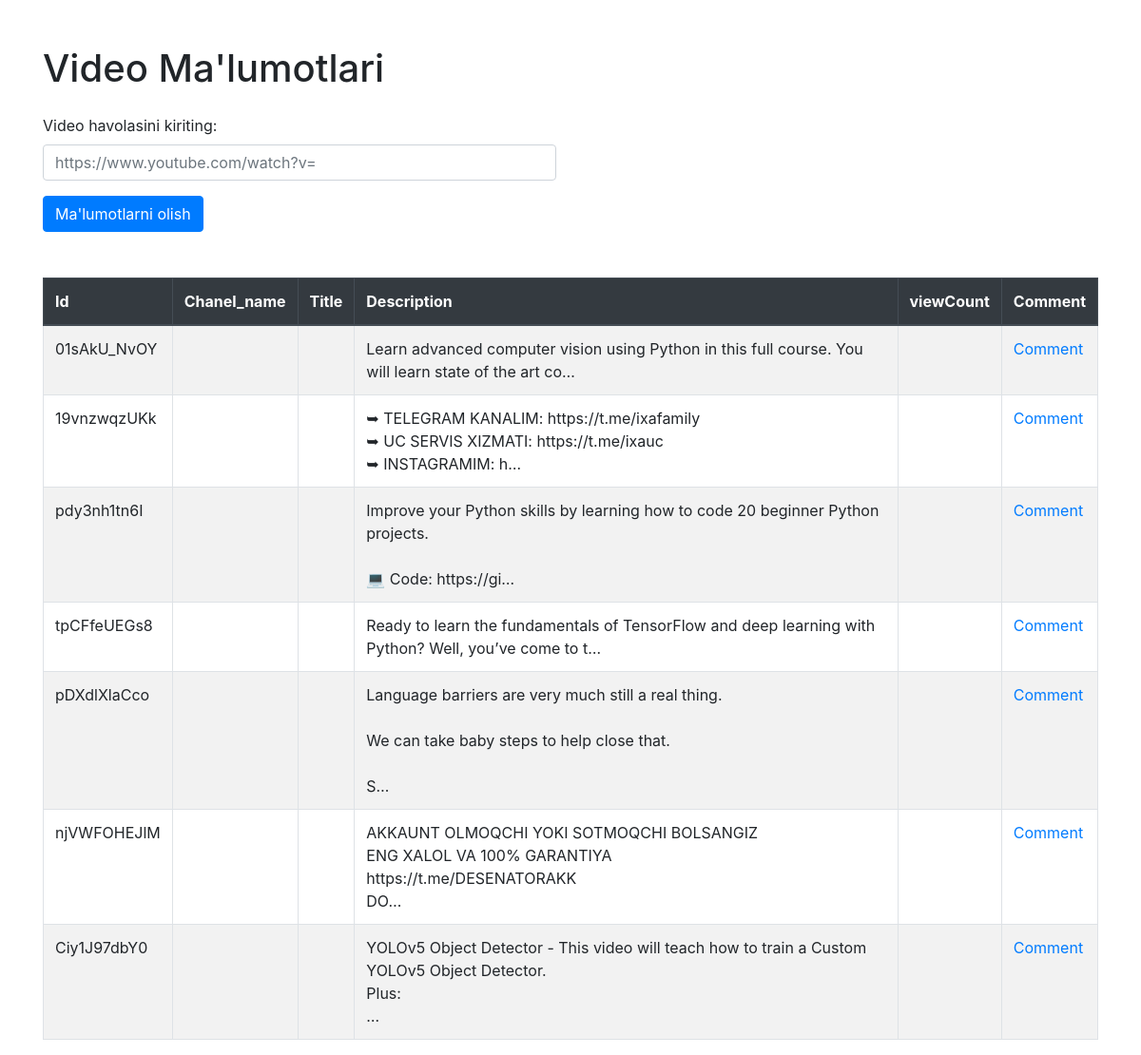
The page / on the database its author committed.
### youtube/models.py (models this page shows, shortened)
class YouTobeModel(models.Model):
    video_id = models.CharField(max_length=100, unique=True, db_index=True)
    channelTitle = models.CharField(max_length=1000)
    title = models.CharField(max_length=1000)
    viewCount = models.IntegerField()
    description = models.TextField()

### youtube/views.py (the view, shortened to what this page needs)
# urls.py: 2. Add a URL to urlpatterns:  path('', Home.as_view(), name='home')
def Home(request):
    data = YouTobeModel.objects.all()
    return render(request, 'home.html', {'data': data})

### youtube/templates/home.html (shortened to what this page needs)
<!DOCTYPE html>
<html lang="en">
<head>
    <link rel="stylesheet" href="https://stackpath.bootstrapcdn.com/bootstrap/4.5.0/css/bootstrap.min.css">
</head>
<body>
    <div class="container mt-5">
        <h1>Video Ma'lumotlari</h1>
        <div class="row mt-4">
            <div class="col-md-6">
                <form method="POST">
                    <div class="form-group">
                        <label for="videoLink">Video havolasini kiriting:</label>
                        <input type="text" name="videoLink" class="form-control" id="videoLink" placeholder="https://www.youtube.com/watch?v=">
                    </div>
                    <button type="submit" class="btn btn-primary">Ma'lumotlarni olish</button>
                </form>
            </div>
        </div>
        <br>
        <br>
        <table class="table table-striped table-bordered">
            <thead class="thead-dark">
              <tr>
                <th scope="col">Id</th>
                <th scope="col">Chanel_name</th>
                <th scope="col">Title</th>
                <th scope="col">Description</th>
                <th scope="col">viewCount</th>
                <th scope="col">Comment</th>
              </tr>
            </thead>
            {% if data %}
            <tbody>
              {% for item in data %}
              <tr>
                <td>{{ item.video_id }}</td>
                <td>{{ item.channel_title }}</td>
                <td>{{ item.video_title }}</td>
                <td>{{ item.description|truncatechars:100|linebreaksbr }}</td>
                <td>{{ item.view_count }}</td>
                <td>
                  <a href="{% url 'comment' pk=item.pk %}">Comment</a>
                </td>
              </tr>
              {% endfor %}
            </tbody>
            {% endif %}
          </table>
</body>
</html>

### rows shown on the page
YouTobeModel: video_id "01sAkU_NvOY", description "Learn advanced computer vision using Python in this full course. You will learn state of the art co…"
YouTobeModel: video_id "19vnzwqzUKk", description "➥ TELEGRAM KANALIM: https://t.me/ixafamily ➥ UC SERVIS XIZMATI: https://t.me/ixauc ➥ INSTAGRAMIM: h…"
YouTobeModel: video_id "pdy3nh1tn6I", description "Improve your Python skills by learning how to code 20 beginner Python projects. 💻 Code: https://gi…"
YouTobeModel: video_id "tpCFfeUEGs8", description "Ready to learn the fundamentals of TensorFlow and deep learning with Python? Well, you’ve come to t…"
YouTobeModel: video_id "pDXdlXlaCco", description "Language barriers are very much still a real thing. We can take baby steps to help close that. S…"
YouTobeModel: video_id "njVWFOHEJlM", description "AKKAUNT OLMOQCHI YOKI SOTMOQCHI BOLSANGIZ ENG XALOL VA 100% GARANTIYA https://t.me/DESENATORAKK DO…"
YouTobeModel: video_id "Ciy1J97dbY0", description "YOLOv5 Object Detector - This video will teach how to train a Custom YOLOv5 Object Detector. Plus: …"
